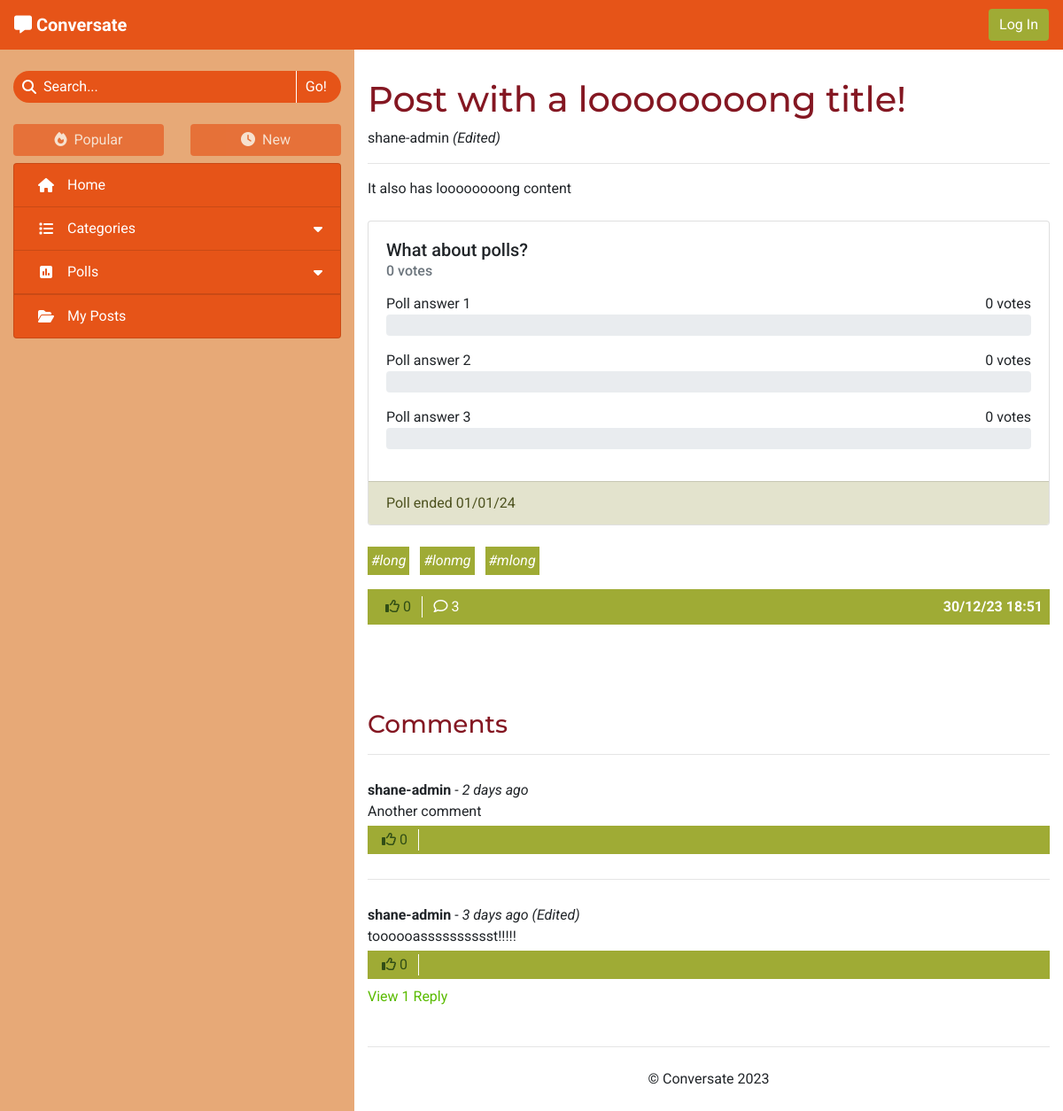
The app's page /no-category-fRwzafQe-post-with-a-loooooooooooooooooooooooooooooooooooooooooooooooooooooooong-title/ with its own data.
### forum/models.py (models this page shows, shortened)
class Post(models.Model):
    title = models.CharField(max_length=100)
    slug = models.SlugField(max_length=100, unique=True)
    category = models.ForeignKey(Category, on_delete=models.CASCADE,
                                 related_name='tagged_posts')
    image = CloudinaryField('image', blank=True)
    image_position = models.IntegerField(blank=True, null=True)
    posted_by = models.ForeignKey(User, on_delete=models.CASCADE,
                                  related_name='added_posts')
    posted_on = models.DateTimeField(auto_now_add=True)
    content = models.TextField()
    tags = models.CharField(max_length=200, blank=True)
    edited = models.BooleanField(default=False)
    likes = models.ManyToManyField(User, related_name='post_likes', blank=True)
    approved = models.BooleanField(default=False)
    class Meta:
        ordering = ['-posted_on']
    def number_of_likes(self):
        return self.likes.count()
    def number_of_comments(self):
        return self.comments.count()
    def tag_list(self):
        tags_separate = self.tags.split('#')
        tags_separate.pop(0)
        return tags_separate

class Poll(models.Model):
    title = models.CharField(max_length=200)
    asked_by = models.ForeignKey(User, on_delete=models.CASCADE)
    due_date = models.DateTimeField()
    post = models.OneToOneField(Post, on_delete=models.CASCADE,
                                related_name='poll', blank=True, null=True)
    class Meta:
        ordering = ['-due_date']
    def number_of_votes(self):
        total_votes = 0
        for answer in self.answers.all():
            total_votes += answer.number_of_votes()
        return total_votes
    def has_expired(self):
        current_time = datetime.now().timestamp()
        end_time = self.due_date.timestamp()
        return current_time > end_time

class PollAnswer(models.Model):
    body = models.CharField(max_length=100)
    position = models.IntegerField()
    poll = models.ForeignKey(Poll, related_name='answers',
                             on_delete=models.CASCADE)
    votes = models.ManyToManyField(User, related_name='votes')
    class Meta:
        ordering = ['position']
    def number_of_votes(self):
        return self.votes.count()
    def vote_percentage(self):
        total_votes = 0
        poll_answers = self.poll.answers.all()
        for answer in poll_answers:
            total_votes += answer.number_of_votes()
        if total_votes == 0:
            return 0
        return round((self.number_of_votes() / total_votes) * 100)

class Comment(models.Model):
    post = models.ForeignKey(Post, on_delete=models.CASCADE,
                             related_name='comments')
    content = models.TextField()
    posted_by = models.ForeignKey(User, on_delete=models.CASCADE,
                                  related_name='added_comments')
    posted_on = models.DateTimeField(auto_now_add=True)
    reply_to = models.ForeignKey('self', on_delete=models.CASCADE,
                                 related_name='replies', blank=True, null=True)
    edited = models.BooleanField(default=False)
    likes = models.ManyToManyField(User, related_name="comment_likes",
                                   blank=True)
    approved = models.BooleanField(default=False)
    class Meta:
        ordering = ['-posted_on']
    def number_of_likes(self):
        return self.likes.count()
    def number_of_replies(self):
        return self.replies.count()
    def time_elapsed(self):
        return get_time_elapsed(self.posted_on)

### forum/views.py (the view)
# urls.py: path('<slug:slug>/', views.ViewPost.as_view(), name='view_post'),
class ViewPost(View):
    def get(self, request, slug):
        post = get_object_or_404(Post, slug=slug)
        context = get_post_context(request, post)
        return render(request, 'post_details.html', context)

### forum/core/categories.py (called while the page is built)
def get_top_categories(limit=CATEGORY_COLLAPSIBLE_LIMIT):
    categories = list(Category.objects
                      .annotate(num_posts=Count('tagged_posts'))
                      .filter(num_posts__gt=0)
                      .order_by('-num_posts'))
    num_categories = len(categories)
    category_none = Category.objects.get(slug='none')
    if category_none in categories:
        categories.remove(category_none)
    return {
        'num_categories': num_categories,
        'top_categories': categories[:limit],
        'has_more_categories': (len(categories) > limit)
    }

### forum/core/content.py (called while the page is built)
def get_base_context(request):
    context = get_top_categories()
    context['disable_sort'] = True
    return context

def get_post_context(request, post):
    context = get_base_context(request)
    context['post'] = post
    context['comments'] = post.comments.order_by('-posted_on')
    return context

### forum/models.py (called while the page is built)
    def number_of_posts(self):
        return self.tagged_posts.count()

### forum/templatetags/template_tags.py (called while the page is built)
@register.simple_tag
def poll_status(poll_id, user_id):
    poll = get_object_or_404(Poll, id=int(poll_id))
    answers = list(poll.answers.all())
    for answer in answers:
        if answer.votes.filter(id=user_id).exists():
            return answer.position
    return -1 if poll.has_expired() else 0

### templates/post_details.html (shortened to what this page needs)
{% extends "base.html" %}
{% load static %}
{% load template_tags %}
{% block content %}
    <h1 class="word-break">{{ post.title }}</h1>
    <span>{{ post.posted_by }}
        {% if post.edited %}
            <em>(Edited)</em>
        {% endif %}
    </span>
    <hr>
    <div id="post-content" class="mb-4 word-break">{{ post.content|safe }}</div>
    {% if post.poll %}
        {% poll_status post.poll.id request.user.id as p_status %}
        <div class="card mb-4">
            <div class="card-body">
                <div class="d-flex justify-content-between mb-2">
                    <h5 class="card-title mb-0">{{ post.poll.title }}</h5>
                </div>
                {% if p_status == 0 and post.posted_by != user %}
                    <form method="POST" class="mt-2" action="{% url 'vote_poll' post.poll.id request.path %}">
                        {% csrf_token %}
                        <ul class="list-group">
                            {% for answer in post.poll.answers.all %}
                                <li class="list-group-item">
                                    <div class="form-check">
                                        <input class="form-check-input" type="radio" name="poll-vote" id="answer-{{ answer.position }}"
                                            value="{{ answer.position }}" required>
                                        <label class="form-check-label" for="answer-{{ answer.position }}">
                                            {{ answer.body }}
                                        </label>
                                    </div>
                                </li>
                            {% endfor %}
                        </ul>
                        <div class="mt-3">
                            <input type="submit" class="btn" value="Vote">
                            <input type="reset" class="btn" value="Clear">
                        </div>
                    </form>
                {% else %}
                    <h6 class="card-subtitle text-muted mb-3">
                        {% with post.poll.number_of_votes as vote_num %}
                            <span>{{ vote_num }} vote{% if vote_num != 1 %}s{% endif %}</span>
                        {% endwith %}
                    </h6>
                    {% for answer in post.poll.answers.all %}
                        <div class="d-flex justify-content-between">
                            <span>{{ answer.body }}</span>
                            {% with answer.number_of_votes as vote_num %}
                                <span>{{ vote_num }} vote{% if vote_num != 1 %}s{% endif %}</span>
                            {% endwith %}
                        </div>
                        <div class="progress mb-3{% if p_status == answer.position %} answer-chosen{% endif %}">
                        </div>
                    {% endfor %}
                {% endif %}
            </div>
            <div class="card-footer card-faded">
                {% with post.poll.due_date|date:"d/m/y" as end_date %}
                {% if post.poll.has_expired %}Poll ended {{ end_date }}
                {% else %}Poll ends on {{ end_date }}
                {% endif %}
                {% endwith %}
            </div>
        </div>
    {% endif %}
    {% if post.tags %}
        <div id="post-tags">
            {% for tag in post.tag_list %}
                <a class="tag-list-item mr-2 mb-2 p-1 anchor-no-style" href="{% url 'search_tag' tag %}">
                    <em>#{{ tag }}</em>
                </a>
            {% endfor %}
        </div>
    {% endif %}
    <div class="post-footer d-flex flex-md-row justify-content-md-between mt-2 mb-5
        {% if post.posted_by == user %} flex-column{% else %} flex-row post-not-owned justify-content-between{% endif %}">
        <div class="post-footer-buttons">
            {% if user.is_authenticated and post.posted_by != request.user %}
            <form class="d-inline" method="POST" action="{% url 'like_post' post.slug %}">
                {% csrf_token %}
                {% if user in post.likes.all %}
                    <button type="submit" class="btn post-footer-item py-0 line-separate" aria-label="Unlike this post">
                        <i class="fa-solid fa-thumbs-up"></i>
                {% else %}
                    <button type="submit" class="btn post-footer-item py-0 line-separate" aria-label="Like this post">
                        <i class="fa-regular fa-thumbs-up"></i>
                {% endif %}
                    {{ post.number_of_likes }}
                </button>
            </form>
            {% else %}
                <span class="post-footer-item footer-blocked py-0 line-separate" aria-disabled="true">
                    <i class="fa-regular fa-thumbs-up"></i>
                    {{ post.number_of_likes }}
                </span>
            {% endif %}
            <a class="btn post-footer-item py-0{% if user == post.posted_by %} line-separate{% endif %}"
                {% if user.is_authenticated %} href="#post-comment" aria-label="Post a comment"
                {% else %} href="#comments" aria-label="View the post's comments"{% endif %}>
                <i class="fa-regular fa-comment"></i>
                {{ post.number_of_comments }}
            </a>
        </div>
        <div class="align-middle text-right{% if user == post.posted_by %} mt-2{% endif %} mt-md-0">
            <strong>{{ post.posted_on|date:"d/m/y G:i" }}</strong>
        </div>
    </div>
    <br>
    <div id="comments" class="accordion">
        {% if comments %}
            <h3 class="mt-4">Comments</h3>
            <hr>
            <div class="comment-list after-load">
                {% for comment in comments %}
                    {% if comment.reply_to %}
                    <div id="comment-{{ comment.id }}" data-timestamp="{{ comment.posted_on.timestamp }}"
                        data-reply-to="{{ comment.reply_to.id }}" class="comment reply ml-3 ml-sm-4 ml-lg-5 py-3 d-none">
                    {% else %}
                    <div id="comment-{{ comment.id }}" class="comment my-4 py-1">
                    {% endif %}
                        <div class="comment-header">
                            <strong>{{ comment.posted_by }}</strong> -
                            <em>{{ comment.time_elapsed }}
                                {% if comment.edited %}
                                    (Edited)
                                {% endif %}
                            </em>
                        </div>
                        <div class="comment-body">
                            <p class="mb-1 comment-text word-break">{{ comment.content }}</p>
                            <div class="post-footer comment-footer">
                                <div class="post-footer-buttons{% if user != comment.posted_by %} d-flex{% endif %} d-md-flex">
                                    {% if user.is_authenticated and user != comment.posted_by %}
                                        <form method="POST" class="d-inline" action="{% url 'like_comment' comment.id %}">
                                            {% csrf_token %}
                                            {% if user in comment.likes.all %}
                                            <button type="submit" class="btn post-footer-item btn-small py-0 line-separate">
                                                <i class="fa-solid fa-thumbs-up"></i>
                                            {% else %}
                                            <button type="submit" class="btn post-footer-item btn-small py-0 line-separate">
                                                <i class="fa-regular fa-thumbs-up"></i>
                                            {% endif %}
                                                {{ comment.number_of_likes }}
                                            </button>
                                        </form>
                                    {% else %}
                                        <span class="footer-blocked py-0 line-separate" aria-disabled="true">
                                            <i class="fa-regular fa-thumbs-up"></i>
                                            {{ comment.number_of_likes }}
                                        </span>
                                    {% endif %}
                                </div>
                            </div>
                        </div>
                        {% if comment.number_of_replies %}
                            <a href="#reply-section-{{ comment.id }}" class="reply-toggle d-inline-block mt-2" type="button"
                                data-toggle="collapse" aria-expanded="false" data-control="reply-section-{{ comment.id }}" data-parent="#comments">
                                {% if comment.number_of_replies == 1 %}
                                    View 1 Reply
                                {% else %}
                                    View {{ comment.number_of_replies }} Replies
                                {% endif %}
                            </a>
                        {% endif %}
                    </div>
                    {% if not comment.reply_to %}
                        {% if not forloop.last %}
                            <hr>
                        {% endif %}
                    {% endif %}
                {% endfor %}
            </div>
        {% endif %}
    </div>
{% endblock %}

### static/css/style.css (style rules this page uses)
* { font-family: 'Roboto', sans-serif; }
h1, h2, h3 { font-family: 'Montserrat', sans-serif; word-break: break-word; }
.anchor-no-style, .anchor-no-style:hover { text-decoration: none; }
h1, h2, h3, .spinner-border { color: #841722; }
a { color: #5abb00; }
.btn { background-color: #9fab35; border: none; color: white; }
.line-separate { border-radius: 0; border-right: 1px solid white; }
.after-load { position: relative; }
.word-break { word-break: break-word; }
.card-header, .card-footer, .post-list-body { background-color: #e3e3cd; }
.card-faded { color: #4d521f; }
.post-footer { background-color: #9fab35; padding: 8px; color: white; }
.post-footer-buttons { display: grid; grid-template-columns: 1fr 1fr 1fr 1fr; }
.post-footer.post-not-owned>.post-footer-buttons { grid-template-columns: 1fr 1fr; }
.post-footer-item { background: none; border-radius: 0; }
.footer-blocked { color: #314e16; padding: .375rem .75rem; text-align: center; }
.comment-footer { padding: 4px; }
.tag-list-item { display: inline-block; background-color: #9fab35; color: white; padding: 2px 4px; transition: background-color .15s ease-in-out, color .15s ease-in-out; }
.progress { height: 24px; }

### records on screen
Post: title "Post with a loooooooong title!", posted_by "shane-admin", content "It also has loooooooong content", poll "What about polls?", number_of_likes "0", number_of_comments "3", posted_on "30/12/23 18:51"
PollAnswer: body "Poll answer 1", number_of_votes "0"
PollAnswer: body "Poll answer 2", number_of_votes "0"
PollAnswer: body "Poll answer 3", number_of_votes "0"
Comment: posted_by "shane-admin", time_elapsed "2 days ago", content "Another comment", number_of_likes "0"
Comment: posted_by "shane-admin", time_elapsed "3 days ago", edited "(Edited)", content "toooooasssssssssst!!!!!", number_of_likes "0", shows "View 1 Reply"

### other values on screen
{{ vote_num }} "0"
{{ end_date }} "01/01/24"
{{ tag }} "long" "lonmg" "mlong"
